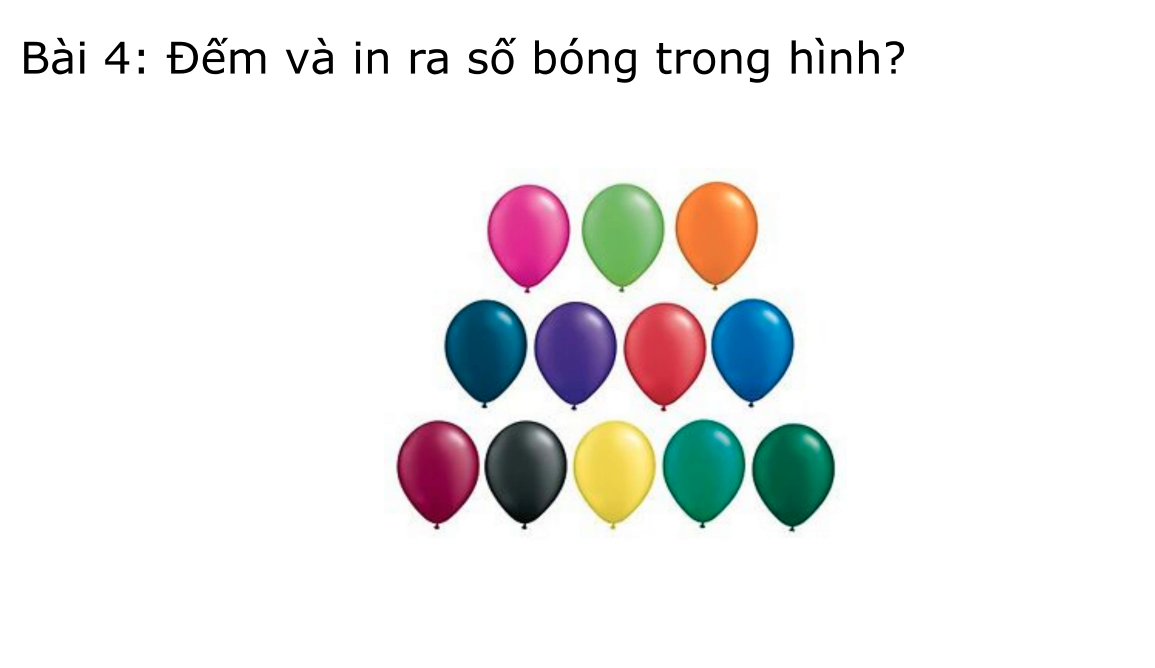
#> input picture bong.PNG, 1155 x 668 px, found by its file name
$ python bai4.py
#> lines starting #> are read from the running program, lines starting #| are printed output that depends on the picture; after the words box and inside, x2 and y2 are one past the last pixel; in counts of white or black regions, pixels touching at a corner belong together
import cv2
import numpy as np

# Tên file ảnh quả bóng của bạn
image_path = "bong.png"

# 1. Đọc ảnh gốc
img = cv2.imread(image_path)
#> img is the input picture: shape (668, 1155, 3); mean B, G, R 236.8, 237, 237.7
if img is None:
    print(f"Lỗi: Không tìm thấy file ảnh '{image_path}'!")
    exit()

h_img, w_img, _ = img.shape
#> h_img = 668; w_img = 1155

# Cắt bỏ hoàn toàn phần chữ tiêu đề phía trên, chỉ giữ lại phần dưới chứa các quả bóng
crop_y1 = int(h_img * 0.30)
#> crop_y1 = 200
img_cropped = img[crop_y1:, :]
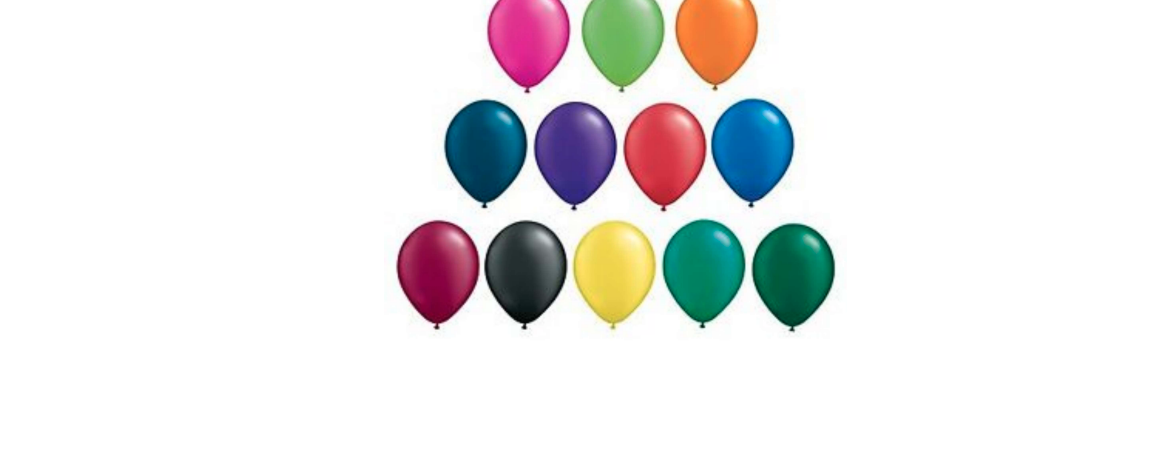
#> img_cropped: shape (468, 1155, 3); mean B, G, R 233.2, 233.3, 234

# 2. Chuyển vùng ảnh đã cắt về ảnh xám (Grayscale)
gray = cv2.cvtColor(img_cropped, cv2.COLOR_BGR2GRAY)
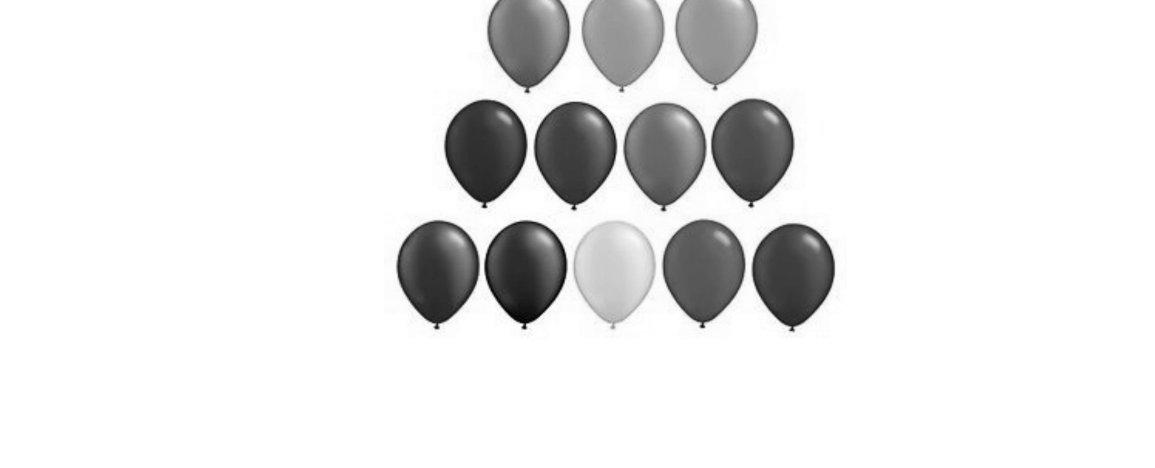
#> gray: shape (468, 1155); min 2, max 255, mean 233.5

# 3. Chuyển ảnh về ĐEN TRẮNG (Binary Thresholding)
# Các phần tối hơn ngưỡng 230 (chính là các quả bóng) sẽ chuyển thành màu TRẮNG, nền trắng thành ĐEN
_, thresh = cv2.threshold(gray, 230, 255, cv2.THRESH_BINARY_INV)
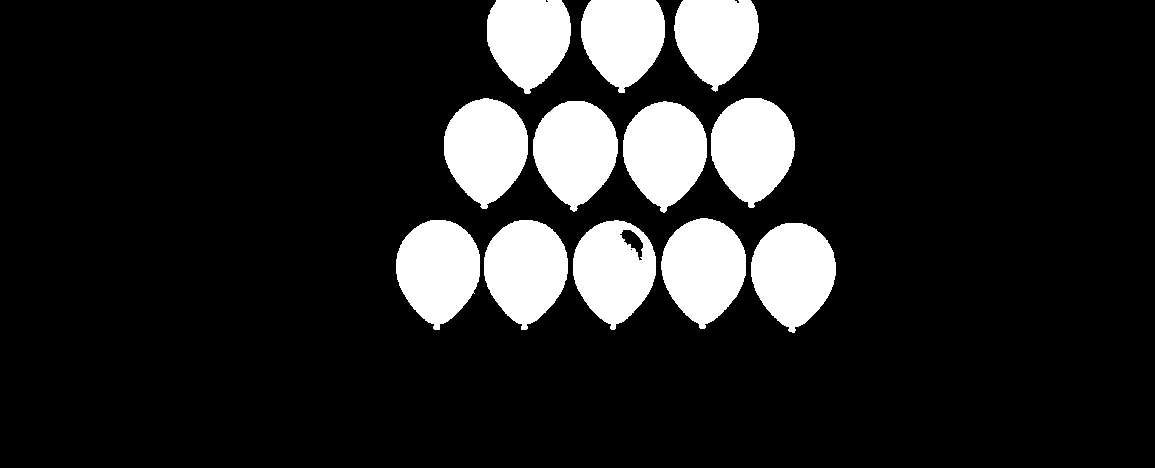
#> thresh: shape (468, 1155); 14.4% white; 12 white regions

# Hiển thị cửa sổ ảnh đen trắng để bạn dễ dàng quan sát
cv2.imshow("Anh Da Chuyen Ve Den Trang (Binary)", thresh)

# 4. Tìm các đường viền (contours) trên ảnh đen trắng vừa tạo
contours, _ = cv2.findContours(thresh.copy(), cv2.RETR_EXTERNAL, cv2.CHAIN_APPROX_SIMPLE)
#> contours = 12 contours; largest, box (x1, y1, x2, y2) and area: (661, 218, 746, 329) 6609, (533, 101, 618, 212) 6586, (711, 98, 795, 208) 6586, (444, 98, 528, 209) 6586, (623, 101, 707, 213) 6582

ball_count = 0
display_img = img_cropped.copy()

# 5. Lọc diện tích để đếm chính xác từng quả bóng
for c in contours:
    area = cv2.contourArea(c)

    # Khoảng diện tích phù hợp với kích thước quả bóng (đã nới rộng để bắt đủ cả bóng sáng lẫn bóng tối)
    if 500 < area < 80000:
        ball_count += 1

        # Vẽ khoanh tròn màu xanh và đánh số thứ tự đỏ
        ((x, y), radius) = cv2.minEnclosingCircle(c)
        cv2.circle(display_img, (int(x), int(y)), int(radius), (0, 255, 0), 2)
        cv2.putText(display_img, str(ball_count), (int(x) - 10, int(y)),
                    cv2.FONT_HERSHEY_SIMPLEX, 0.6, (0, 0, 255), 2)
#> this loop made 12 passes
#> (area, x, y, radius) on passes 1 to 12: (6582, 793.5, 277.2, 54.84), (6413.5, 614.5, 274.5, 54.61), (6537.5, 525.5, 274.4, 54.79), (6570, 437.5, 274.3, 54.81), (6609, 703.5, 273, 55.11), (6582.5, 664.5, 156.5, 55.52), (6586.5, 575.5, 155.7, 55.36), (6586, 752.5, 152.2, 54.89), (6586, 485, 153, 55.08), (5620.5, 716.5, 39.35, 51.68), (5753.5, 623, 40.52, 51.63), (5848, 528.5, 40.89, 52.23)
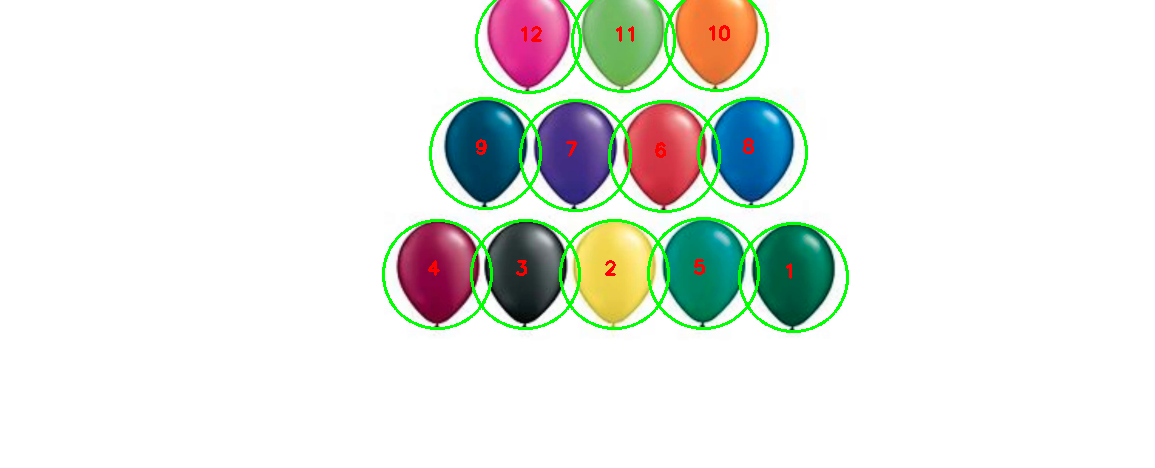
#> display_img: shape (468, 1155, 3); 2.34% of pixels changed, all inside (x1, y1, x2, y2) = (382, 0, 849, 333)
#> after the loop, ball_count = 12

# 6. In kết quả chuẩn ra màn hình Terminal
print(f"========================================")
print(f" Tổng số quả bóng đếm được chính xác là: {ball_count}")
#|  Tổng số quả bóng đếm được chính xác là: 12
print(f"========================================")

# Hiển thị ảnh kết quả khoanh vùng bóng cuối cùng
cv2.imshow("Ket Qua Dem Bong", display_img)
cv2.waitKey(0)
cv2.destroyAllWindows()
